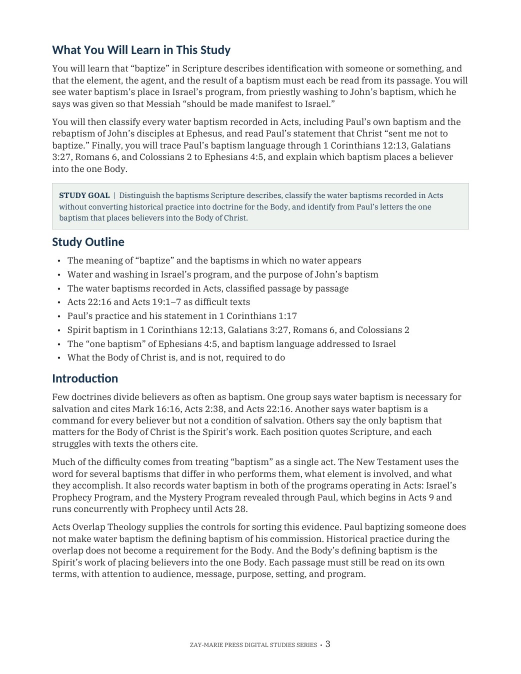
#> input picture study-42-page-3.jpg, 1041 x 1347 px (shown at 1/2 size)
$ python mkcover3.py ../../../study-42-page-3.jpg ../../../study-42-page-5.jpg
#> lines starting #> are read from the running program, lines starting #| are printed output that depends on the picture
### build-tools/commentary/prophets03/content.py
"""Content loader. Chapter modules p0.py ... pN.py each define a list C of elements; tail.py defines CONC, APP, BIB."""
import importlib, os, sys
sys.path.insert(0, os.path.dirname(os.path.abspath(__file__)))
META = dict(
    vol=3,
    title='The Nations Judged',
    subtitle='The Grounds, the Terms, and the Endings the LORD Gave Each Nation',
    series='The Prophets Series',
    imprint=('Copyright © 2026 Alexander S. Marien. All rights reserved. Published by Zay-Marie Press. '
             'Licensed for the personal use of the purchaser; no part may be reproduced or distributed without permission. '
             'Scripture quotations are from the King James Version (KJV).'),
)
ALL = []
_i = 0
while True:
    name = 'p%d' % _i
    if not os.path.exists(os.path.join(os.path.dirname(os.path.abspath(__file__)), name + '.py')): break
    ALL += importlib.import_module(name).C
    _i += 1
if os.path.exists(os.path.join(os.path.dirname(os.path.abspath(__file__)), 'tail.py')):
    t = importlib.import_module('tail')
    import appf, appg
    ALL += t.CONC + t.APP + appf.APPF + appg.APPG + t.BIB
# the 'tbl' element writes its own header row; drop a header row typed in the content
ALL = [(e[0], e[1], [r for i, r in enumerate(e[2]) if not (i == 0 and r[0] == 'Verse')], e[3]) if e[0] == 'tbl' else e for e in ALL]

### build-tools/commentary/prophets03/mkcover3.py
"""Letter the publisher's Volume 3 artwork (same lettering as Volume 1): gold Lora title in the upper sky, VOLUME 2 upper right,
subtitle and series line at the foot over a dark gradient. usage: mkcover_final.py art.png out.jpg"""
import sys, os
from PIL import Image as _I; _I.MAX_IMAGE_PIXELS=None
from PIL import Image, ImageDraw, ImageFont
import content
src, out = sys.argv[1], sys.argv[2]
W, H = 1600, 2400
art = Image.open(src).convert('RGB').resize((W, H), Image.LANCZOS)
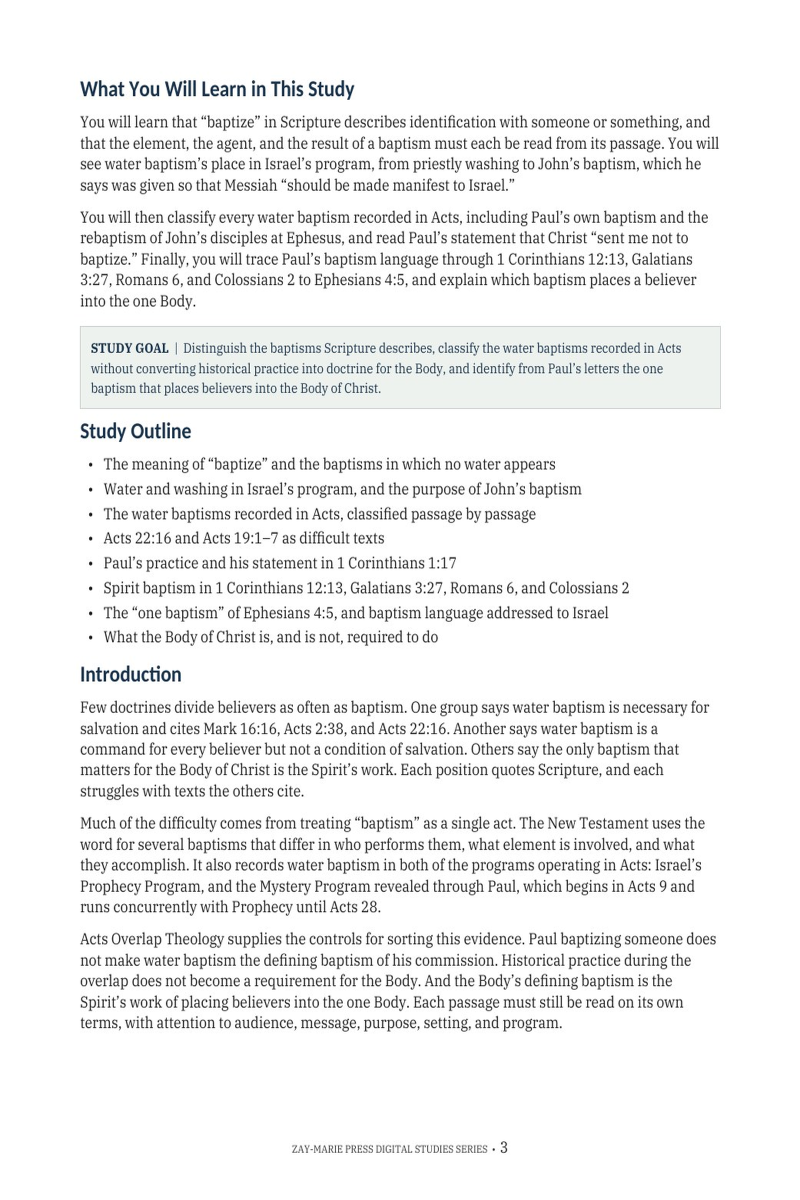
#> art: PIL image 1600x2400 RGB (shown at 1/2 size); mean R, G, B 240.6, 241.1, 241
ov = Image.new('RGBA', (W, H), (0, 0, 0, 0)); px = ov.load()
#> after `ov = Image.new('RGBA', (W, H), (0, 0, 0, 0))`: ov: PIL image 1600x2400 RGBA; every value is 0
for y in range(H):
    a = 0
    if y < 520: a = int(190 * (1 - y / 520) ** 1.4)
    if y > 1900: a = max(a, int(215 * ((y - 1900) / 500) ** 1.1))
    for x in range(W): px[x, y] = (5, 8, 18, a)
art = Image.alpha_composite(art.convert('RGBA'), ov).convert('RGB')
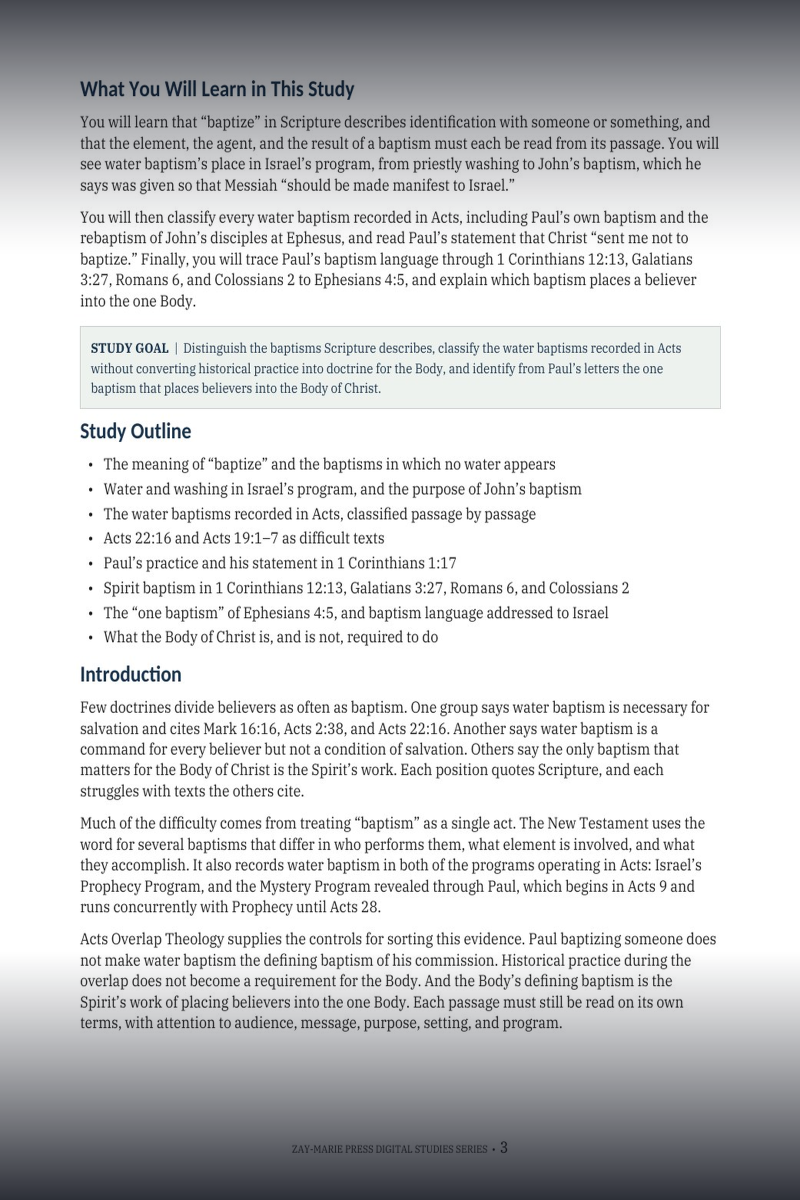
#> art: PIL image 1600x2400 RGB (shown at 1/2 size); mean R, G, B 203.9, 204.8, 206.2
d = ImageDraw.Draw(art)
def lora(sz):
    f = ImageFont.truetype('/usr/share/fonts/truetype/google-fonts/Lora-Variable.ttf', sz); f.set_variation_by_name('Bold'); return f
def rob(sz): return ImageFont.truetype(os.path.expanduser('~/.fonts/Roboto-Bold.ttf'), sz)
def spaced(t, f, sp): return sum(d.textlength(c, font=f) for c in t) + sp * (len(t) - 1)
def draw_spaced(cx, y, t, f, sp, fill):
    x = cx - spaced(t, f, sp) / 2
    for c in t:
        d.text((x + 3, y + 4), c, font=f, fill=(0, 0, 0)); d.text((x, y), c, font=f, fill=fill); x += d.textlength(c, font=f) + sp
gold = (226, 184, 96); cream = (244, 238, 226)
lab = 'VOLUME %d' % content.META['vol']; fl = rob(54); x = W - 110 - spaced(lab, fl, 6)
#> after `x = W - 110 - spaced(lab, fl, 6)`: x = 1166.7
for c in lab:
    d.text((x + 2, 93), c, font=fl, fill=(0, 0, 0)); d.text((x, 90), c, font=fl, fill=cream); x += d.textlength(c, font=fl) + 6
#> this loop made 8 passes
#> x on passes 1 to 8: 1209.6, 1258.1, 1294.2, 1339.8, 1392.3, 1432.5, 1455.6, 1496
#> after the loop, x = 1496
ft = lora(96)
#> (the run stopped early here; a loop or call above may not have finished)

$ run again, on study-42-page-7.jpg
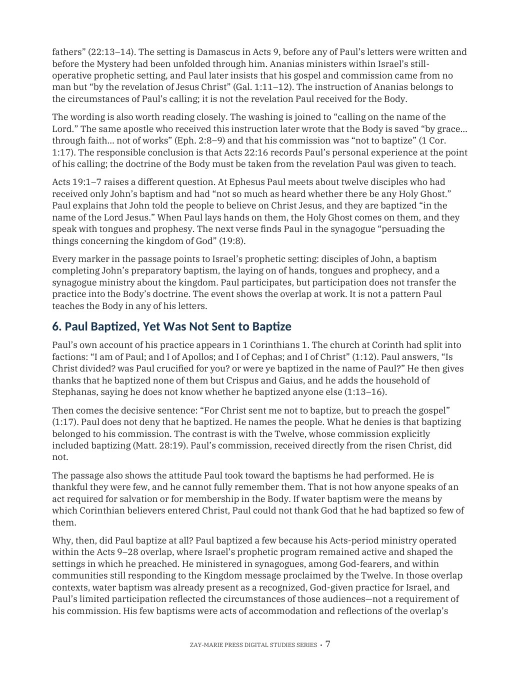
#> input picture study-42-page-7.jpg, 1041 x 1347 px (shown at 1/2 size)
#> `art = Image.open(src).convert('RGB').resize((W, H), Image.LANCZOS)`:
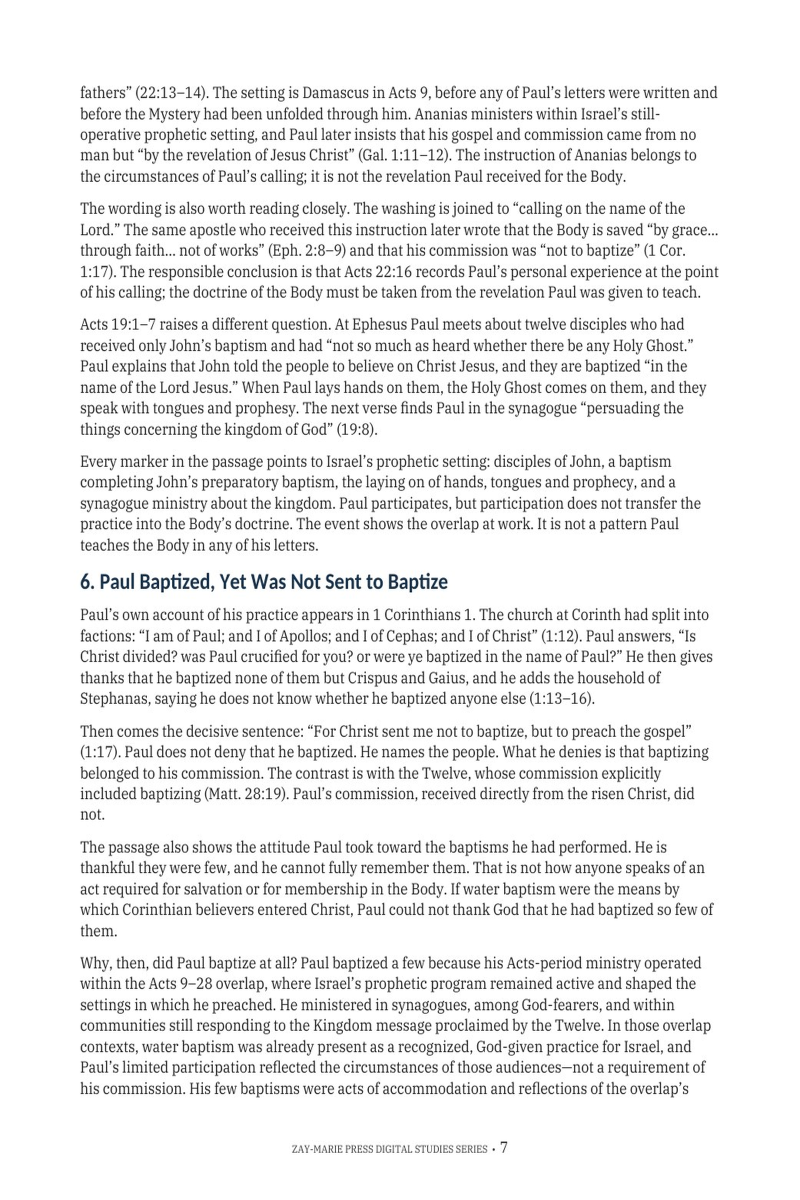
#> art: PIL image 1600x2400 RGB (shown at 1/2 size); mean R, G, B 237.3, 237.4, 237.4
#> ov: PIL image 1600x2400 RGBA; every value is 0
#> `art = Image.alpha_composite(art.convert('RGBA'), ov).convert('RGB')`:
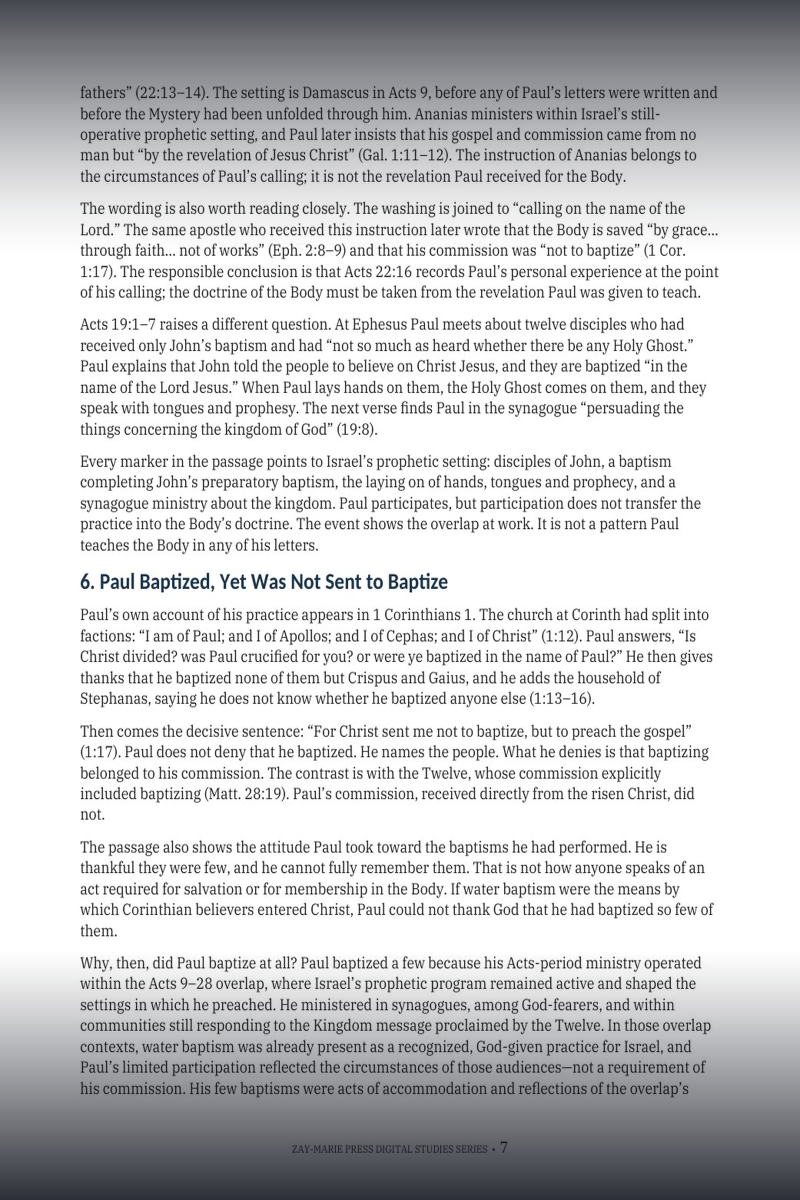
#> art: PIL image 1600x2400 RGB (shown at 1/2 size); mean R, G, B 201.2, 201.7, 203.3
#> `x = W - 110 - spaced(lab, fl, 6)`: x = 1166.7
#> the loop `for c in lab:` made 8 passes
#> x on passes 1 to 8: 1209.6, 1258.1, 1294.2, 1339.8, 1392.3, 1432.5, 1455.6, 1496
#> after the loop `for c in lab:`: x = 1496

$ run again, on study-42-page-8.jpg
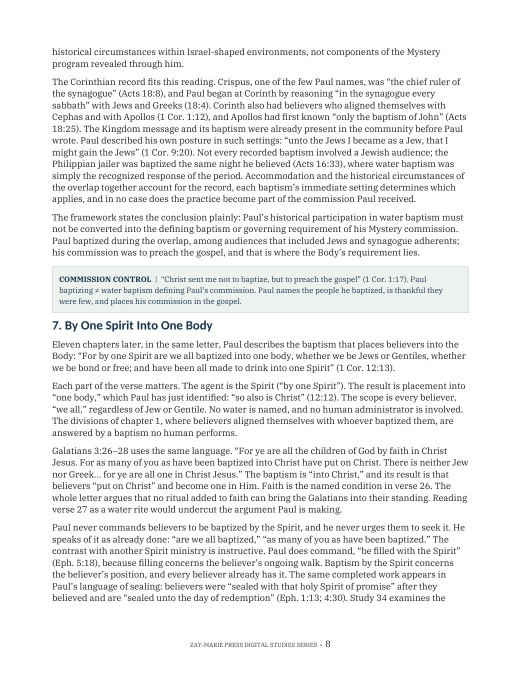
#> input picture study-42-page-8.jpg, 1041 x 1347 px (shown at 1/2 size)
#> `art = Image.open(src).convert('RGB').resize((W, H), Image.LANCZOS)`:
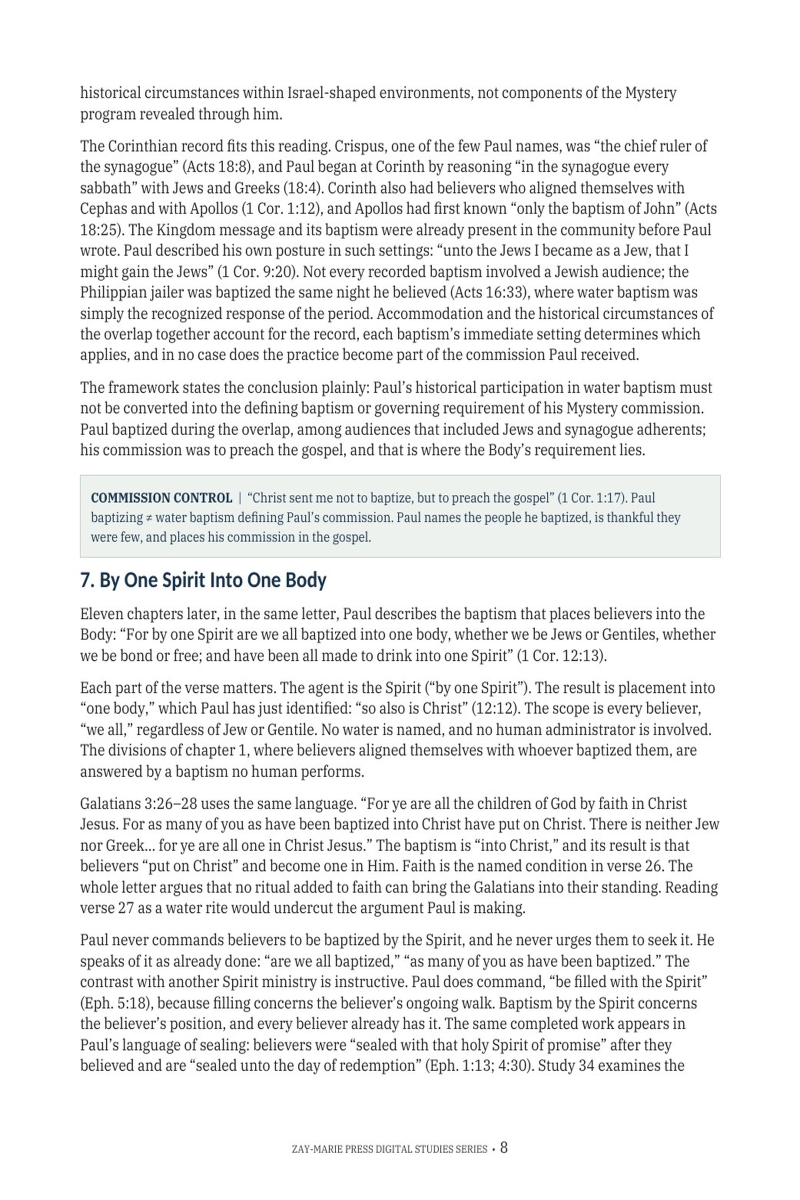
#> art: PIL image 1600x2400 RGB (shown at 1/2 size); mean R, G, B 237, 237.4, 237.3
#> ov: PIL image 1600x2400 RGBA; every value is 0
#> `art = Image.alpha_composite(art.convert('RGBA'), ov).convert('RGB')`:
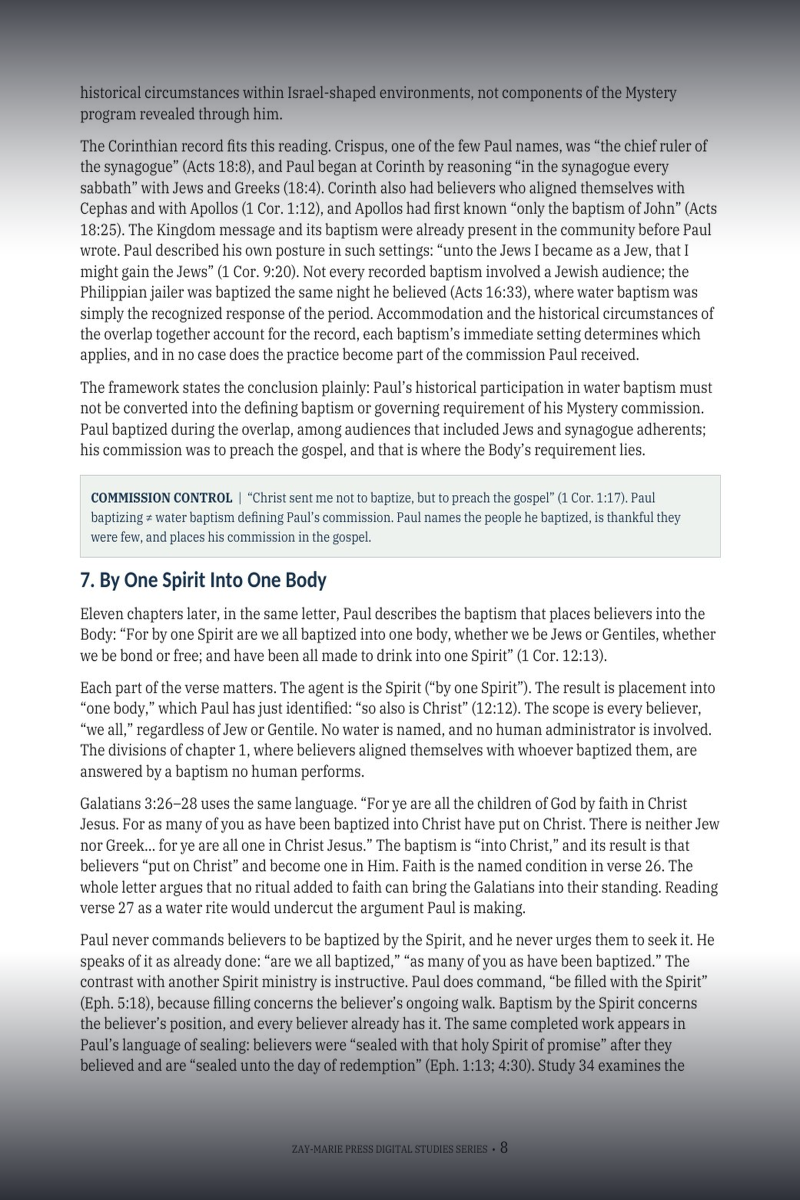
#> art: PIL image 1600x2400 RGB (shown at 1/2 size); mean R, G, B 200.6, 201.4, 202.8
#> `x = W - 110 - spaced(lab, fl, 6)`: x = 1166.7
#> the loop `for c in lab:` made 8 passes
#> x on passes 1 to 8: 1209.6, 1258.1, 1294.2, 1339.8, 1392.3, 1432.5, 1455.6, 1496
#> after the loop `for c in lab:`: x = 1496

$ run again, on study-45-page-3.jpg
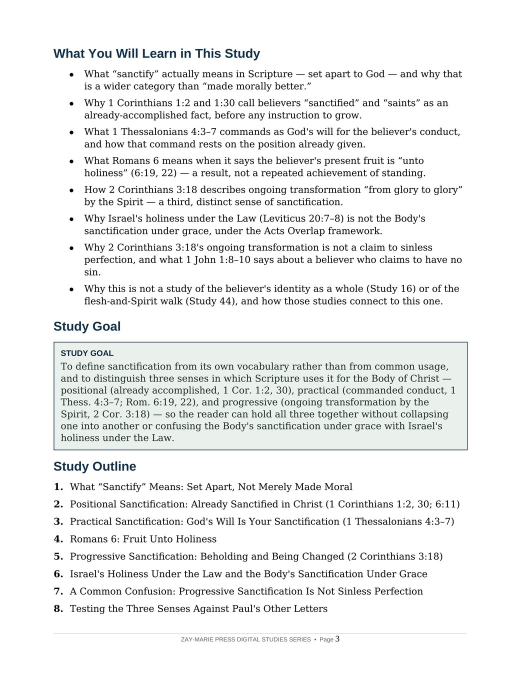
#> input picture study-45-page-3.jpg, 1041 x 1347 px (shown at 1/2 size)
#> `art = Image.open(src).convert('RGB').resize((W, H), Image.LANCZOS)`:
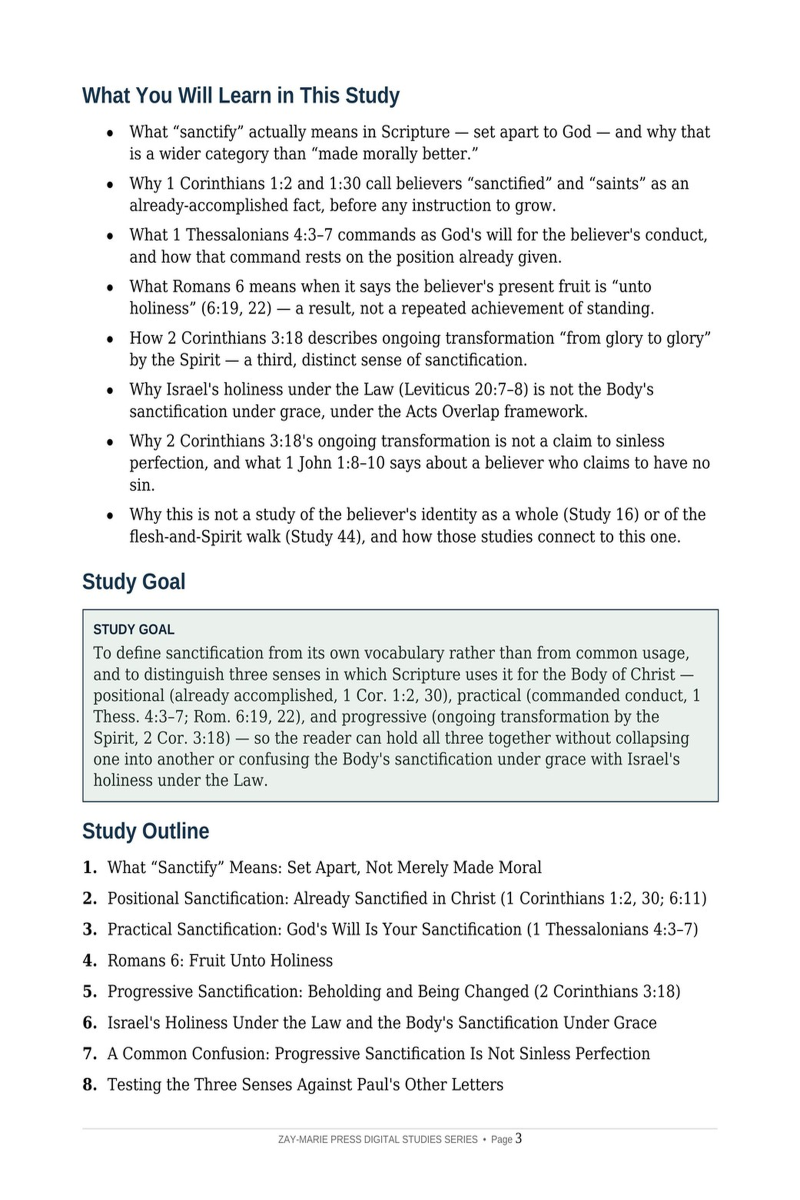
#> art: PIL image 1600x2400 RGB (shown at 1/2 size); mean R, G, B 237.7, 238.6, 238.2
#> ov: PIL image 1600x2400 RGBA; every value is 0
#> `art = Image.alpha_composite(art.convert('RGBA'), ov).convert('RGB')`:
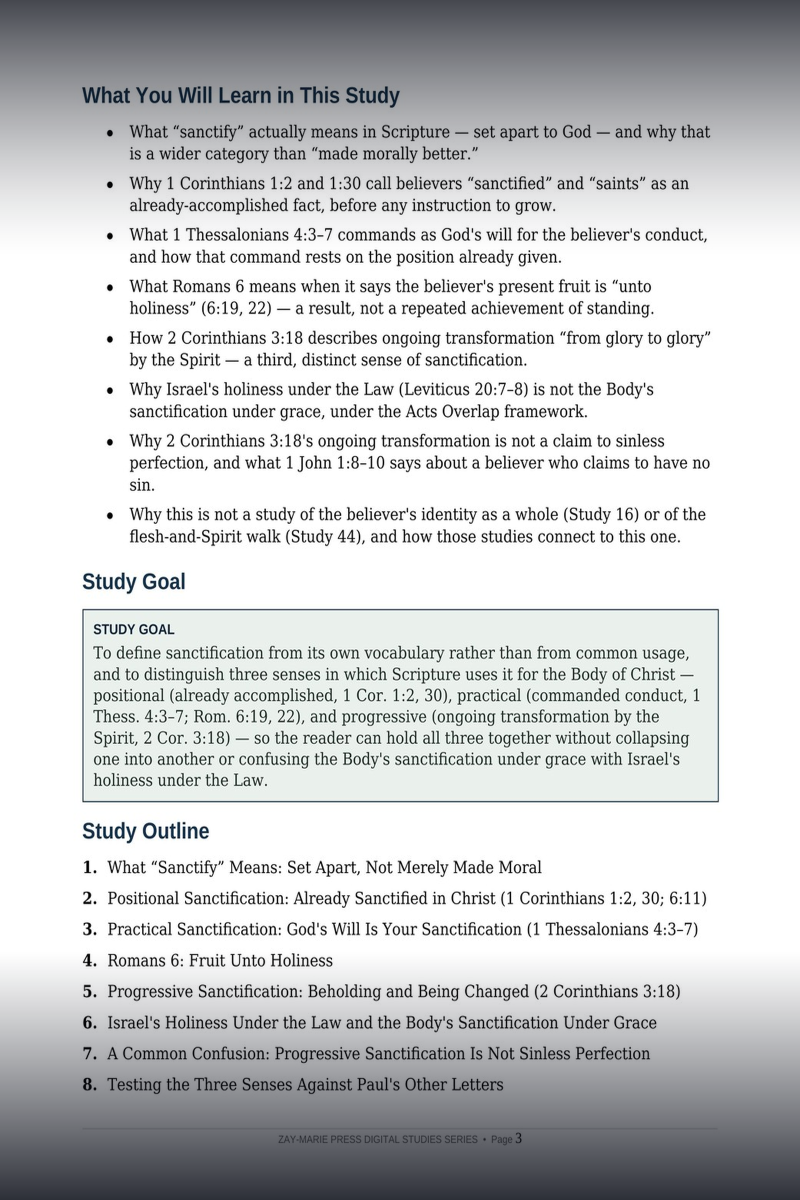
#> art: PIL image 1600x2400 RGB (shown at 1/2 size); mean R, G, B 201.2, 202.6, 203.7
#> `x = W - 110 - spaced(lab, fl, 6)`: x = 1166.7
#> the loop `for c in lab:` made 8 passes
#> x on passes 1 to 8: 1209.6, 1258.1, 1294.2, 1339.8, 1392.3, 1432.5, 1455.6, 1496
#> after the loop `for c in lab:`: x = 1496
